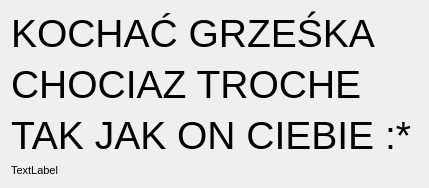
      <widget class="QWidget" name="page_10">
       <layout class="QGridLayout" name="gridLayout_29">
        <item row="1" column="0" rowspan="2" colspan="2">
         <widget class="QLabel" name="label_5">
          <property name="font">
           <font>
            <pointsize>29</pointsize>
           </font>
          </property>
          <property name="text">
           <string>CHOCIAZ TROCHE</string>
          </property>
         </widget>
        </item>
        <item row="3" column="0">
         <widget class="QLabel" name="label_6">
          <property name="font">
           <font>
            <pointsize>29</pointsize>
           </font>
          </property>
          <property name="text">
           <string>TAK JAK ON CIEBIE :*</string>
          </property>
         </widget>
        </item>
        <item row="0" column="0" colspan="2">
         <widget class="QLabel" name="label_4">
          <property name="font">
           <font>
            <pointsize>29</pointsize>
           </font>
          </property>
          <property name="text">
           <string>KOCHAĆ GRZEŚKA </string>
          </property>
         </widget>
        </item>
        <item row="4" column="0">
         <widget class="QLabel" name="label">
          <property name="font">
           <font>
            <pointsize>8</pointsize>
           </font>
          </property>
          <property name="text">
           <string>TextLabel</string>
          </property>
         </widget>
        </item>
       </layout>
      </widget>
